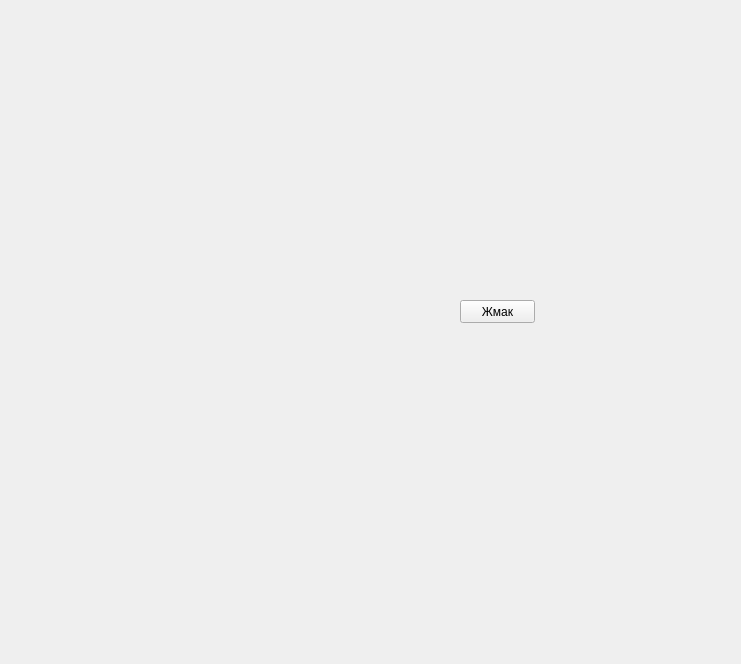
<?xml version="1.0" encoding="UTF-8"?>
<ui version="4.0">
 <class>Form</class>
 <widget class="QWidget" name="Form">
  <property name="geometry">
   <rect>
    <x>0</x>
    <y>0</y>
    <width>741</width>
    <height>664</height>
   </rect>
  </property>
  <property name="windowTitle">
   <string>Form</string>
  </property>
  <widget class="QPushButton" name="pushButton">
   <property name="geometry">
    <rect>
     <x>460</x>
     <y>300</y>
     <width>75</width>
     <height>23</height>
    </rect>
   </property>
   <property name="text">
    <string>Жмак</string>
   </property>
  </widget>
 </widget>
 <resources/>
 <connections/>
</ui>
